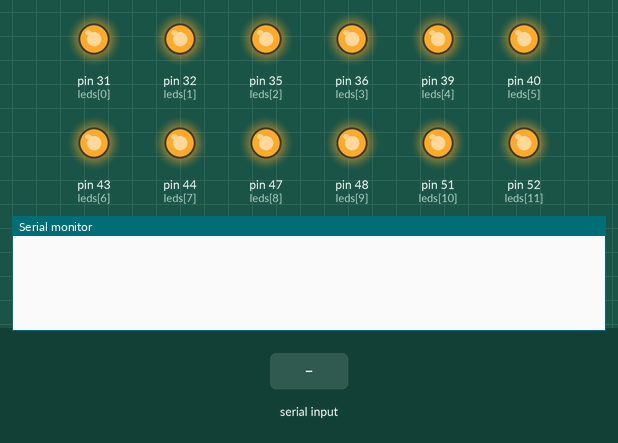
Simulated run of this sketch. Board: Arduino Mega 2560, built with avr-gcc and run on an emulated ATmega2560. Shown: output pins drawn as LEDs (lit = HIGH), the last lines printed to the serial monitor. The inputs (shaded band) are chosen by the test bench.

Above: at 1.2 s.
1.3 s: "90,45,200\n" received over the second serial link
At 3.1 s:
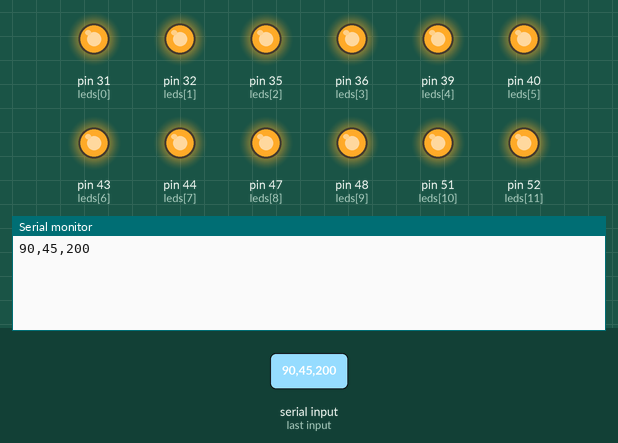
3.8 s: "90,45\n" received over the second serial link
At 6.0 s:
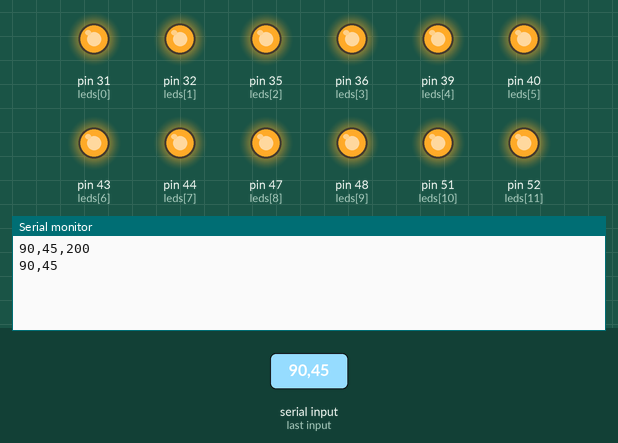
6.3 s: "5\n" received over the second serial link
At 7.9 s:
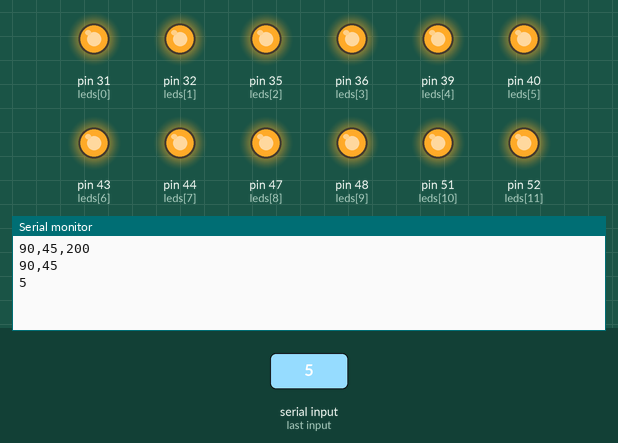

Measured:
- after the input at 1.3 s, the serial monitor: prints a new line after 1.0 s (image 1)
- after the input at 3.8 s, the serial monitor: prints a new line after 1.0 s (image 2)
- after the input at 6.3 s, the serial monitor: prints a new line after 1.0 s (image 3)

The sketch:

aml_aml.ino
```cpp
int leds[] = {31, 32, 35, 36, 39, 40, 43, 44, 47, 48, 51, 52};
int pin, stato;
String filtro_pin, filtro_stato, segnale;

void setup() {
  int leds_len = sizeof(leds)/sizeof(leds[0]);
  for(int i = 0; i < leds_len; i++) {
    pinMode(leds[i], OUTPUT);
    digitalWrite(leds[i], HIGH);
  }
  Serial.begin(9600);
  Serial1.begin(9600);
}

void loop() {
  if(Serial1.available()){
    segnale = Serial1.readString();
    Serial.println(segnale);
    filtro_pin = segnale[0];
    if(isdigit(segnale[1])){
      filtro_pin += segnale[1];
      filtro_stato = segnale[3];
      stato = filtro_stato.toInt();
    }
    else{
      filtro_stato = segnale[2];
      stato = filtro_stato.toInt();
    }
    pin = filtro_pin.toInt();
    digitalWrite(pin, stato);
  }
}
```
